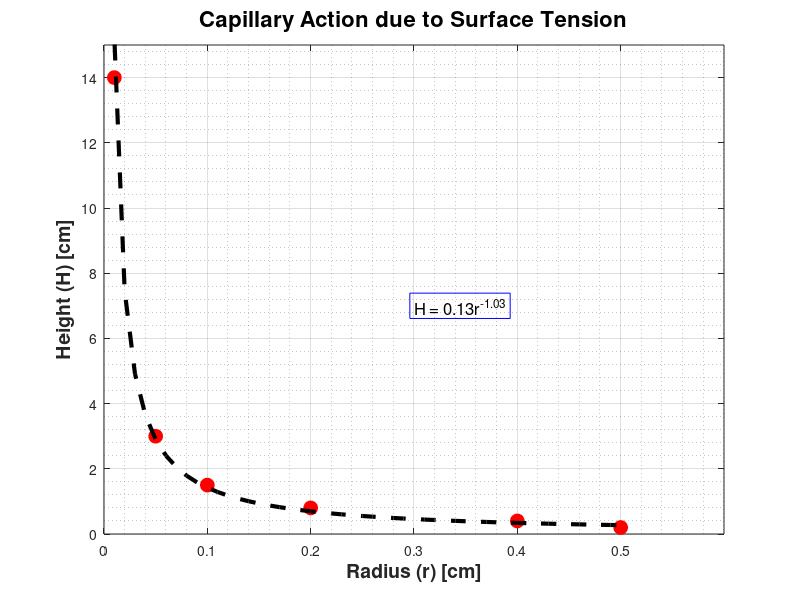

MATLAB code for this plot:
%{
    Chris Jakins 1000802309
    4/28/2017
    
    RQ 18-14 & 18-15

    Problem Summary: Plot the experimental radius versus height, then find a 
                     theoretical power relationship and graph the
                     trendline
    Input:  radius (r) [cm]
            height (h) [cm]
    Output: plot of r vs h
%}

clear 
clc 
close all

radius = [.01 .05 .1 .2 .4 .5];
height = [14 3 1.5 .8 .4 .2];

figure('color', 'white')
plot(radius, height, 'o r', 'MarkerSize', 10, 'MarkerFaceColor', 'r');
grid 
grid minor
axis([0 .6 0 15])
xlabel('Radius (r) [cm]', 'FontWeight', 'bold', 'FontSize', 14);
ylabel('Height (H) [cm]', 'FontWeight', 'bold', 'FontSize', 14);
title('Capillary Action due to Surface Tension', 'FontSize', 16)

hold on

c = polyfit(log(radius), log(height), 1);
m = c(1);
b = exp(c(2));

rfp = [.01:.01:.5];
tfp = b * rfp .^ m;
plot(rfp, tfp, '-- k', 'LineWidth' , 3);

equation = sprintf('H = %.2fr^{%.2f}', b, m);
text(.3, 7, equation, 'FontSize', 12, 'EdgeColor', 'b')